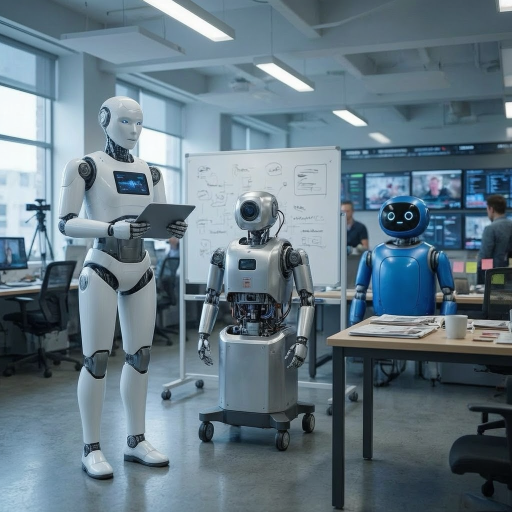
#> input picture instagram-posting/backgrounds/BG1.png, 1024 x 1024 px (shown at 1/2 size); its folder holds only this picture in this run
$ python thumbnail_generator.py
#> lines starting #> are read from the running program, lines starting #| are printed output that depends on the picture
#!/usr/bin/env python3
"""
THE AI CHRONICLE — YouTube Thumbnail Generator (1280×720)
Full-bleed AI background image with cinematic gradient scrim.
Variant A: first available image  |  Variant B: second available image
"""

import logging
from pathlib import Path
from PIL import Image, ImageDraw, ImageFont
import numpy as np

logger = logging.getLogger(__name__)

TW, TH = 1280, 720
PAD = 52


# ─────────────────────────────────────────────
# BACKGROUND LOADER
# ─────────────────────────────────────────────

def _list_backgrounds():
    """Return sorted list of all image paths in backgrounds/ folder."""
    bg_dir = Path(__file__).parent.parent / "backgrounds"
    exts   = {".jpg", ".jpeg", ".png", ".webp", ".jfif"}
    if not bg_dir.exists():
        return []
    return sorted(p for p in bg_dir.iterdir()
                  if p.suffix.lower() in exts and p.stem != "README")


def _load_background(index=0):
    """Load backgrounds[index], crop-fill to 1280×720. Returns PIL Image or None."""
    paths = _list_backgrounds()
    if not paths:
        return None
    p = paths[index % len(paths)]
    try:
        img = Image.open(p).convert("RGB")
        # Crop-fill to TW×TH
        ratio = img.width / img.height
        if ratio > TW / TH:
            new_h, new_w = TH, int(ratio * TH)
        else:
            new_w, new_h = TW, int(TW / ratio)
        img = img.resize((new_w, new_h), Image.LANCZOS)
        left = (new_w - TW) // 2
        top  = (new_h - TH) // 2
        return img.crop((left, top, left + TW, top + TH))
    except Exception as e:
        logger.warning(f"[THUMB] Could not load {p.name}: {e}")
        return None


def _apply_scrim(img, dark_color=(0, 0, 0), left_opacity=0.82, right_opacity=0.25):
    """
    Left-to-right gradient scrim: very dark on the left (text area),
    fading to semi-transparent on the right (image shows through).
    """
    arr     = np.array(img).astype(np.float32)
    dark    = np.array(dark_color, dtype=np.float32)
    w       = arr.shape[1]
    opacity = np.linspace(left_opacity, right_opacity, w, dtype=np.float32)
    for c in range(3):
        arr[:, :, c] = arr[:, :, c] * (1 - opacity) + dark[c] * opacity
    return Image.fromarray(np.clip(arr, 0, 255).astype(np.uint8))


def _apply_color_tint(img, color, intensity=0.18):
    """Blend a colour tint over the image."""
    arr  = np.array(img).astype(np.float32)
    tint = np.array(color[:3], dtype=np.float32)
    for c in range(3):
        arr[:, :, c] = np.clip(arr[:, :, c] + tint[c] * intensity, 0, 255)
    return Image.fromarray(arr.astype(np.uint8))


def _glow(img, center, radius, color, intensity=0.35):
    arr = np.array(img).astype(np.float32)
    cx, cy = center
    h, w = arr.shape[:2]
    y_idx, x_idx = np.ogrid[:h, :w]
    dist = np.sqrt((x_idx - cx)**2 + (y_idx - cy)**2)
    mask = np.clip(1.0 - dist / max(radius, 1), 0, 1)**2 * intensity
    for c, val in enumerate(color[:3]):
        arr[:, :, c] = np.clip(arr[:, :, c] + mask * val, 0, 255)
    return Image.fromarray(arr.astype(np.uint8))


# ─────────────────────────────────────────────
# LOGO LOADER
# ─────────────────────────────────────────────

def _load_logo(size=(60, 60)):
    candidates = [
        Path(__file__).parent.parent.parent / "logo.PNG",
        Path(__file__).parent.parent.parent / "youtube-posting"   / "logo.PNG",
        Path(__file__).parent.parent.parent / "instagram-posting" / "logo.PNG",
    ]
    for p in candidates:
        if p.exists():
            try:
                logo = Image.open(p).convert("RGBA")
                return logo.resize(size, Image.LANCZOS)
            except Exception:
                pass
    return None


# ─────────────────────────────────────────────
# FONT LOADER
# ─────────────────────────────────────────────

def _load_thumb_fonts():
    dirs = [Path("C:/Windows/Fonts"),
            Path.home() / "AppData/Local/Microsoft/Windows/Fonts"]

    def _find(name):
        for d in dirs:
            p = d / name
            if p.exists():
                return str(p)
        return None

    def _ft(name, size):
        path = _find(name)
        for f in ([path] if path else []) + [_find("arial.ttf")]:
            try:
                if f:
                    return ImageFont.truetype(f, size)
            except Exception:
                pass
        return ImageFont.load_default()

    return {
        "hl_xl":   _ft("arialbd.ttf", 110),
        "hl_lg":   _ft("arialbd.ttf",  90),
        "hl_md":   _ft("arialbd.ttf",  74),
        "hl_sm":   _ft("arialbd.ttf",  62),
        "date":    _ft("arialbd.ttf",  72),
        "label":   _ft("arialbd.ttf",  34),
        "brand":   _ft("arialbd.ttf",  30),
        "pill":    _ft("arialbd.ttf",  24),
        "hash":    _ft("arialbd.ttf",  26),
        "small":   _ft("arial.ttf",    22),
    }


# ─────────────────────────────────────────────
# HELPERS
# ─────────────────────────────────────────────

def _tw(draw, text, font):
    bb = draw.textbbox((0, 0), text, font=font)
    return bb[2] - bb[0]


def _th(draw, text, font):
    bb = draw.textbbox((0, 0), text, font=font)
    return bb[3] - bb[1]


def _shadow(draw, x, y, text, font, fill, offset=4):
    draw.text((x + offset, y + offset), text, font=font, fill=(0, 0, 0))
    draw.text((x, y), text, font=font, fill=fill)


# [7 lines left out: function _pill, not called in this run]


def _wrap(draw, text, font, max_w):
    words, lines, cur = text.split(), [], []
    for word in words:
        test = " ".join(cur + [word])
        if _tw(draw, test, font) <= max_w:
            cur.append(word)
        else:
            if cur:
                lines.append(" ".join(cur))
            cur = [word]
    if cur:
        lines.append(" ".join(cur))
    return lines or [""]


def _top_story(stories):
    return max(stories, key=lambda s: s.get("score", {}).get("total", 0))


# ─────────────────────────────────────────────
# CORE RENDER ENGINE
# ─────────────────────────────────────────────

def _render_thumbnail(stories, date_str, accent, accent2, fallback_bg,
                      bg_index=0):
    fonts = _load_thumb_fonts()
    hero  = _top_story(stories)

    # ── Background ────────────────────────────────────────────
    bg = _load_background(bg_index)
    if bg:
        # Uniform 70% dark overlay so text is clearly readable over any image
        img = _apply_scrim(bg, dark_color=(0, 0, 0),
                           left_opacity=0.70, right_opacity=0.70)
        img = _apply_color_tint(img, accent, intensity=0.10)
    else:
        img = Image.new("RGB", (TW, TH), fallback_bg)
        from PIL import ImageDraw as _ID
        _g_draw = _ID.Draw(img)

    img = _glow(img, (PAD * 2, TH // 2 - 60), 340, accent, intensity=0.22)
    draw = ImageDraw.Draw(img)

    # ── Top bar ───────────────────────────────────────────────
    bar_h = 76
    # Semi-transparent bar using numpy
    arr = np.array(img)
    arr[:bar_h, :] = (arr[:bar_h, :].astype(np.float32) * 0.25 +
                      np.array([0, 0, 0], dtype=np.float32) * 0.75).astype(np.uint8)
    img = Image.fromarray(arr)
    draw = ImageDraw.Draw(img)
    draw.line([(0, bar_h), (TW, bar_h)], fill=accent, width=3)

    # Logo
    logo = _load_logo(size=(50, 50))
    if logo:
        try:
            img.paste(logo, (PAD, 13), logo if logo.mode == "RGBA" else None)
        except Exception:
            img.paste(logo, (PAD, 13))
        draw = ImageDraw.Draw(img)

    draw.text((PAD + 62, 20), "THE AI CHRONICLE", font=fonts["brand"],
              fill=(255, 255, 255))

    # ── Content zone (left 62% of width) ─────────────────────
    text_w    = int(TW * 0.62)
    bot_y     = TH - 62          # reserve space for bottom bar
    content_h = bot_y - bar_h    # usable height ~582px
    content_y = bar_h + int(content_h * 0.06)   # 6% top padding

    # ── "TOP 10 STORIES FROM TODAY" label + thin accent rule ─
    label = "YOUR TOP 10 AI NEWS FROM TODAY"
    draw.text((PAD, content_y), label, font=fonts["label"], fill=accent)
    content_y += _th(draw, label, fonts["label"]) + 10
    draw.line([(PAD, content_y), (PAD + 320, content_y)],
              fill=accent, width=2)
    content_y += 18 + int(content_h * 0.04)     # gap after rule

    # ── Headline — auto-sized, 2 lines max ───────────────────
    hook = hero.get("hook", hero["headline"]).upper()
    chosen = fonts["hl_xl"]
    for fk in ["hl_xl", "hl_lg", "hl_md", "hl_sm"]:
        fnt = fonts[fk]
        if len(_wrap(draw, hook, fnt, text_w - PAD)) <= 2:
            chosen = fnt
            break

    for line in _wrap(draw, hook, chosen, text_w - PAD)[:2]:
        _shadow(draw, PAD, content_y, line, chosen, (255, 255, 255), offset=5)
        content_y += chosen.size + 12

    content_y += int(content_h * 0.06)          # gap after headline

    # ── Date block with decorative graphics ──────────────────
    date_text = date_str.upper()
    dw = _tw(draw, date_text, fonts["date"])
    dh = _th(draw, date_text, fonts["date"])

    # Pill-shaped highlight box behind the date
    box_pad_x, box_pad_y = 20, 10
    box_x1 = PAD - box_pad_x
    box_y1 = content_y - box_pad_y
    box_x2 = PAD + dw + box_pad_x
    box_y2 = content_y + dh + box_pad_y

    # Semi-transparent filled rectangle (numpy blend)
    arr = np.array(img)
    region = arr[box_y1:box_y2, box_x1:box_x2].astype(np.float32)
    tint   = np.array(accent[:3], dtype=np.float32)
    region = region * 0.35 + tint * 0.65
    arr[box_y1:box_y2, box_x1:box_x2] = np.clip(region, 0, 255).astype(np.uint8)
    img = Image.fromarray(arr)
    draw = ImageDraw.Draw(img)

    # Rounded border on top of box
    draw.rounded_rectangle([box_x1, box_y1, box_x2, box_y2],
                            radius=10, outline=(255, 255, 255), width=2)

    # Left accent bar
    draw.rectangle([box_x1, box_y1, box_x1 + 6, box_y2],
                   fill=(255, 255, 255))

    # Date text (dark on accent background)
    date_fg = (0, 0, 0) if sum(accent) > 450 else (255, 255, 255)
    draw.text((PAD, content_y), date_text, font=fonts["date"], fill=date_fg)

    # Small star/diamond decorations either side
    star_y = content_y + dh // 2
    for sx in [box_x2 + 14, box_x2 + 30]:
        r = 5 if sx == box_x2 + 14 else 3
        draw.ellipse([sx - r, star_y - r, sx + r, star_y + r], fill=accent)

    content_y = box_y2 + int(content_h * 0.05)  # gap after date


    # ── Bottom bar ────────────────────────────────────────────
    arr = np.array(img)
    arr[bot_y:, :] = (arr[bot_y:, :].astype(np.float32) * 0.2 +
                      np.array([0, 0, 0], dtype=np.float32) * 0.8).astype(np.uint8)
    img = Image.fromarray(arr)
    draw = ImageDraw.Draw(img)
    draw.line([(0, bot_y), (TW, bot_y)], fill=accent, width=2)

    # Logo small bottom-left
    logo_sm = _load_logo(size=(38, 38))
    if logo_sm:
        try:
            img.paste(logo_sm, (PAD, bot_y + 12),
                      logo_sm if logo_sm.mode == "RGBA" else None)
        except Exception:
            img.paste(logo_sm, (PAD, bot_y + 12))
        draw = ImageDraw.Draw(img)

    handle = "@theaichronicle007"
    draw.text((PAD + 50, bot_y + 18), handle, font=fonts["hash"], fill=accent)

    hashtags = "#AI  #AINews  #ArtificialIntelligence"
    hw = _tw(draw, hashtags, fonts["small"])
    draw.text((TW - PAD - hw, bot_y + 22), hashtags,
              font=fonts["small"], fill=(190, 200, 230))

    return img


# ─────────────────────────────────────────────
# BACKGROUND SELECTION — random distinct pair each run
# ─────────────────────────────────────────────

def _pick_bg_indices():
    """Pick two distinct random background indices.
    Seeded from current minute so A and B agree when called in the same run."""
    import random as _rnd
    import time as _time
    paths = _list_backgrounds()
    n = len(paths)
    if n == 0:
        return 0, 1
    if n == 1:
        return 0, 0
    seed = int(_time.time()) // 60   # same value for both calls within a minute
    rng = _rnd.Random(seed)
    idx_a = rng.randrange(n)
    idx_b = rng.randrange(n - 1)
    if idx_b >= idx_a:
        idx_b += 1               # ensure A and B are always distinct
    logger.info(f"[THUMB] bg A={paths[idx_a].name}  B={paths[idx_b].name}")
    return idx_a, idx_b


# ─────────────────────────────────────────────
# VARIANT A — Navy / Electric Blue
# ─────────────────────────────────────────────

def generate_thumbnail_a(stories: list, date_str: str, out_path: Path) -> Path:
    idx_a, _ = _pick_bg_indices()
    img = _render_thumbnail(
        stories, date_str,
        accent      = (0, 210, 255),
        accent2     = (255, 180, 0),
        fallback_bg = (4, 10, 28),
        bg_index    = idx_a,
    )
#> in _load_background, img is the input picture: PIL image 1024x1024 RGB; mean R, G, B 100, 119.8, 131.4
#> in _load_background, `return img.crop((left, top, left + TW, top + TH))`:
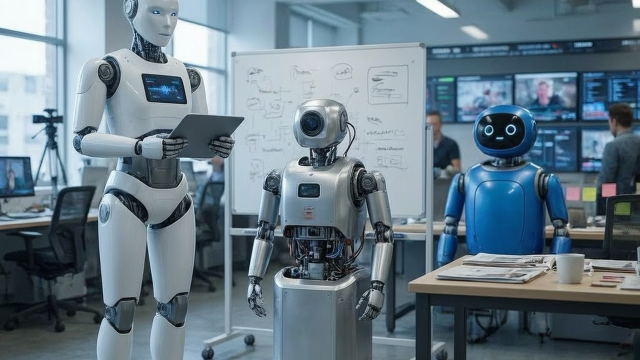
#> returned value: PIL image 1280x720 RGB (shown at 1/2 size); mean R, G, B 102.2, 121.4, 133.3
#> in _apply_scrim, `return Image.fromarray(np.clip(arr, 0, 255).astype(np.uint8))`:
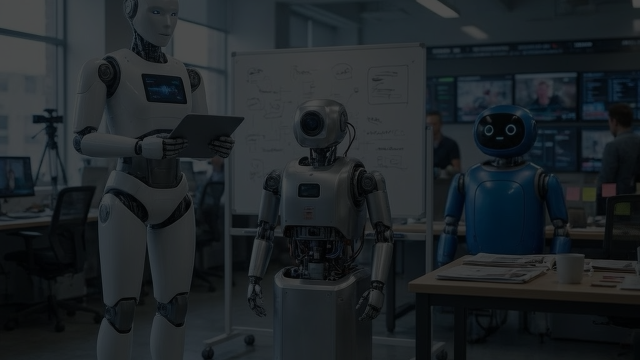
#> returned value: PIL image 1280x720 RGB (shown at 1/2 size); mean R, G, B 30.2, 36, 39.5
#> in _render_thumbnail, `arr[:bar_h, :] = (arr[:bar_h, :].astype(np.float32) * 0.25 + np.array(..`:
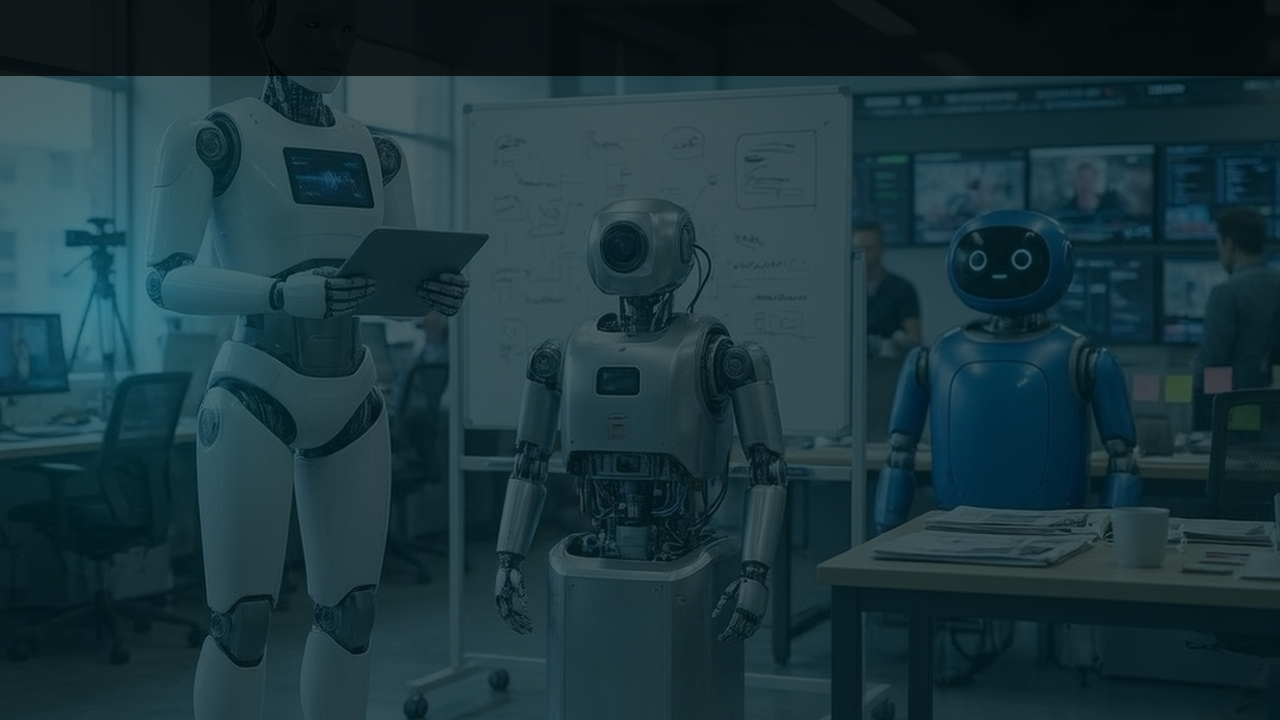
#> arr: shape (720, 1280, 3); mean R, G, B 27.2, 54, 61.5
#> in _render_thumbnail, `content_y += _th(draw, label, fonts["label"]) + 10`: content_y = 128
#> in _render_thumbnail, `content_y += 18 + int(content_h * 0.04)`: content_y = 169
#> the loop in _render_thumbnail, `for line in _wrap(draw, hook, chosen, text_w - PAD)[:2]:` made 1 pass
#> (line, content_y) on pass 1: ('THE AI THAT BEATS HUMAN EXPERTS', 191)
#> after the loop in _render_thumbnail, `for line in _wrap(draw, hook, chosen, text_w - PAD)[:2]:`: content_y = 191
#> in _render_thumbnail, `content_y += int(content_h * 0.06)`: content_y = 225
#> in _render_thumbnail, `dw = _tw(draw, date_text, fonts["date"])`: dw = 96
#> in _render_thumbnail, `dh = _th(draw, date_text, fonts["date"])`: dh = 9
#> in _render_thumbnail, `box_y1 = content_y - box_pad_y`: box_y1 = 215
#> in _render_thumbnail, `box_x2 = PAD + dw + box_pad_x`: box_x2 = 168
#> in _render_thumbnail, `box_y2 = content_y + dh + box_pad_y`: box_y2 = 244
#> in _render_thumbnail, `region = region * 0.35 + tint * 0.65`:
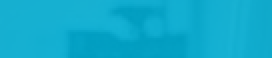
#> region: shape (29, 136, 3) float32 (shown 2 times larger); mean R, G, B 15.6, 171.2, 205.4
#> in _render_thumbnail, `star_y = content_y + dh // 2`: star_y = 229
#> the loop in _render_thumbnail, `for sx in [box_x2 + 14, box_x2 + 30]:` made 2 passes
#> (sx, r) on passes 1 to 2: (182, 5), (198, 3)
#> in _render_thumbnail, `content_y = box_y2 + int(content_h * 0.05)`: content_y = 273
#> in _render_thumbnail, `hw = _tw(draw, hashtags, fonts["small"])`: hw = 166
#> img: PIL image 1280x720 RGB
    out_path.parent.mkdir(parents=True, exist_ok=True)
    img.save(str(out_path))
    logger.info(f"[THUMB-A] {out_path.name}")
    return out_path


# ─────────────────────────────────────────────
# VARIANT B — Deep Purple / Violet
# ─────────────────────────────────────────────

def generate_thumbnail_b(stories: list, date_str: str, out_path: Path) -> Path:
    _, idx_b = _pick_bg_indices()
    img = _render_thumbnail(
        stories, date_str,
        accent      = (210, 100, 255),
        accent2     = (0, 230, 180),
        fallback_bg = (10, 4, 28),
        bg_index    = idx_b,
    )
#> call 2 of _render_thumbnail, with date_str = 'November 21, 2026', accent = (210, 100, 255), accent2 = (0, 230, 180), fallback_bg = (10, 4, 28), bg_index = 0
#> in _render_thumbnail (call 2), `arr[:bar_h, :] = (arr[:bar_h, :].astype(np.float32) * 0.25 + np.array(..`:
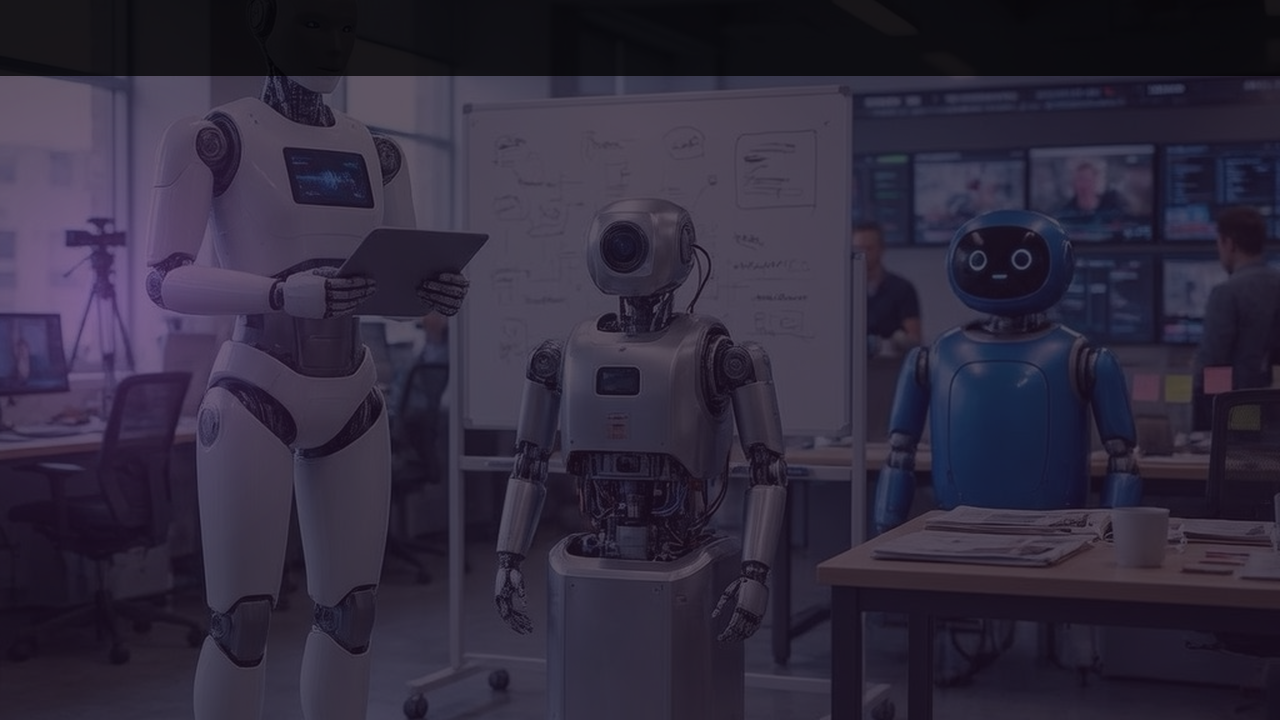
#> arr: shape (720, 1280, 3); mean R, G, B 48.9, 42.6, 61.5
#> in _render_thumbnail (call 2), `content_y += _th(draw, label, fonts["label"]) + 10`: content_y = 128
#> in _render_thumbnail (call 2), `content_y += 18 + int(content_h * 0.04)`: content_y = 169
#> the loop in _render_thumbnail (call 2), `for line in _wrap(draw, hook, chosen, text_w - PAD)[:2]:` made 1 pass
#> after the loop in _render_thumbnail (call 2), `for line in _wrap(draw, hook, chosen, text_w - PAD)[:2]:`: content_y = 191
#> in _render_thumbnail (call 2), `content_y += int(content_h * 0.06)`: content_y = 225
#> in _render_thumbnail (call 2), `region = region * 0.35 + tint * 0.65`:
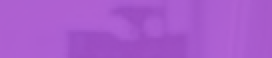
#> region: shape (29, 136, 3) float32 (shown 2 times larger); mean R, G, B 168.7, 90.9, 205.4
#> the loop in _render_thumbnail (call 2), `for sx in [box_x2 + 14, box_x2 + 30]:` made 2 passes
#> in _render_thumbnail (call 2), `content_y = box_y2 + int(content_h * 0.05)`: content_y = 273
#> in _render_thumbnail (call 2), `arr[bot_y:, :] = (arr[bot_y:, :].astype(np.float32) * 0.2 + np.array([..`:
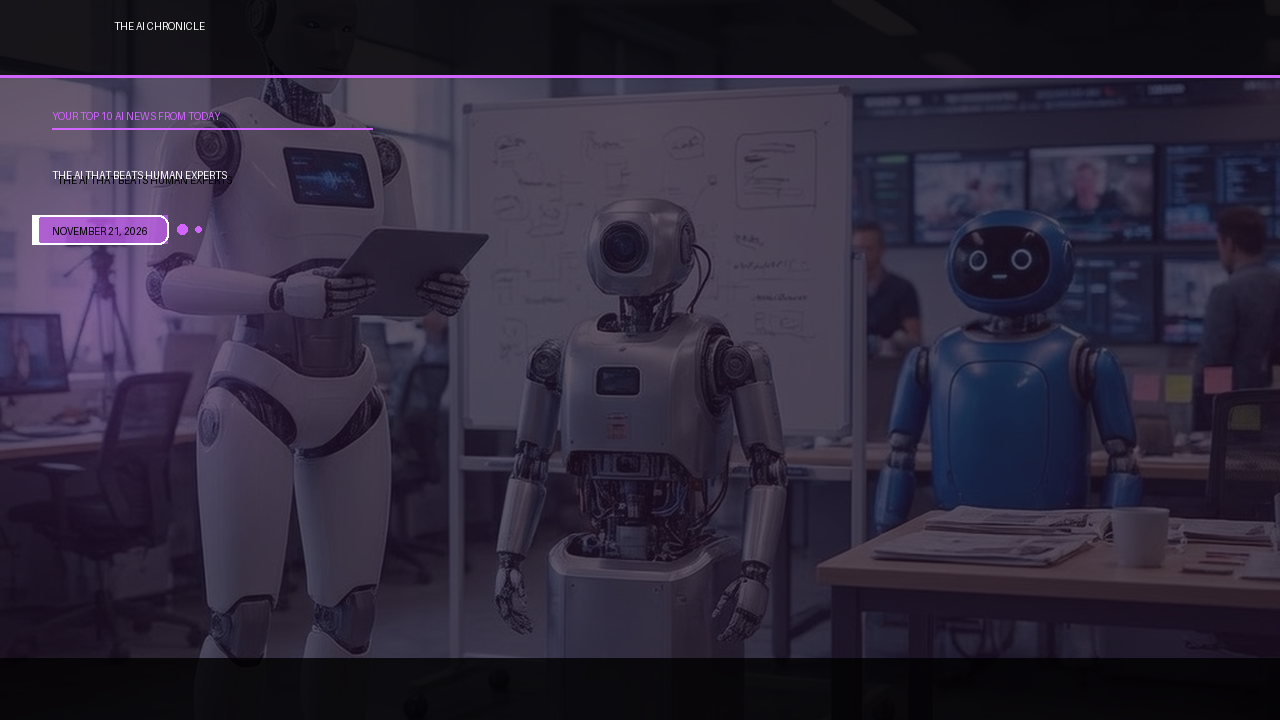
#> arr: shape (720, 1280, 3); mean R, G, B 47.1, 40.5, 59.1
    out_path.parent.mkdir(parents=True, exist_ok=True)
    img.save(str(out_path))
    logger.info(f"[THUMB-B] {out_path.name}")
    return out_path


# ─────────────────────────────────────────────
# QUICK TEST
# ─────────────────────────────────────────────

if __name__ == "__main__":
    import sys
    from datetime import datetime
    logging.basicConfig(level=logging.INFO, format="%(asctime)s %(levelname)s %(message)s")
    sys.path.insert(0, str(Path(__file__).parent))
    from news_fetcher import FALLBACK_STORIES

    date_str = datetime.now().strftime("%B %d, %Y")
    out_dir = Path(__file__).parent.parent / "output" / "test_thumbnails"
    out_dir.mkdir(parents=True, exist_ok=True)
    generate_thumbnail_a(FALLBACK_STORIES, date_str, out_dir / "thumb_a.png")
    generate_thumbnail_b(FALLBACK_STORIES, date_str, out_dir / "thumb_b.png")
    print(f"Saved to {out_dir}")
